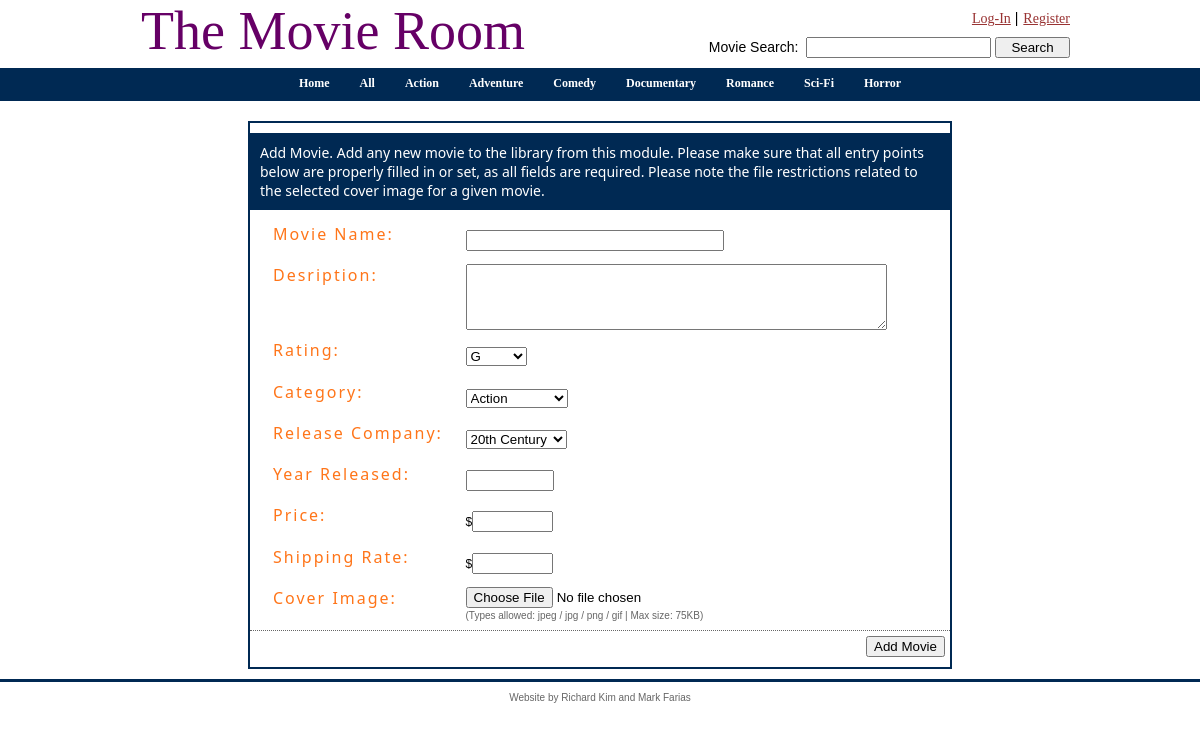
The app's page /project/add_movie.php with its own data.
### project/add_movie.php (the view, shortened to what this page needs)
<?php
	include 'templates/header.php';
	$selectcategoriesquery = "SELECT * FROM Categories";
	$selectratingsquery = "SELECT * FROM MovieRatings";
	$selectrelcompanies = "SELECT * FROM ReleaseCompanies";
?>
	<form enctype="multipart/form-data" method="post" action="store_movie.php">
		<div id="dialog_entry" class="center" style="width: 700px">
			<div class="row_solid_background">
				<p class="font_label view">
					Add Movie. Add any new movie to the library from this module. Please make sure that all entry points below are properly filled in or set, as all fields
					are required. Please note the file restrictions related to the selected cover image for a given movie.
				</p>
			</div>
			<div style="margin-top: 5px;" class="border_grey center">
				<div style="width: 660px" class="center">
					<table cellspacing="0" cellpadding="3" width="100%">
						<tr>
							<td><h2>Movie Name:</h2></td><td><input type="text" maxlength="50" class="column_field_large" name="MovieName" /></td>
						</tr>
						<tr>
							<td valign="top"><h2>Desription:</h2></td><td><textarea rows="4" cols="50" name="Description"></textarea></td>
						</tr>
						<tr>
							<td><h2>Rating:</h2></td>
							<td>
								<select name="Rating">
								<?php
									$option = "";
									$ratings = mysqli_query($connection, $selectratingsquery);
									while($rating = mysqli_fetch_assoc($ratings)) {
										$option .= '<option value="' . $rating["RatingId"] . '">' . $rating["RatingName"] . '</option>';
									}
									echo $option;
								?>
								</select>
							</td>
						</tr>
						<tr>
							<td><h2>Category:</h2></td>
							<td>
								<select name="Category">
								<?php
									$option = "";
									$categories = mysqli_query($connection, $selectcategoriesquery);
									while($category = mysqli_fetch_assoc($categories)) {
										$option .= '<option value="' . $category['CategoryId'] . '">' . $category['CategoryName'] . '</option>';
									}
									echo $option;
								?>
								</select>
							</td>
						</tr>
						<tr>
							<td><h2>Release Company:</h2></td>
							<td>
								<select name="ReleaseCompany">
								<?php
									$option = "";
									$relcompanies = mysqli_query($connection, $selectrelcompanies);
									while($relcompany = mysqli_fetch_assoc($relcompanies)) {
										$option .= '<option value="' . $relcompany['CompanyId'] . '">' . $relcompany['CompanyName'] . '</option>';
									}
									echo $option;
								?>
								</select>
							</td>
						</tr>
						<tr>
							<td><h2>Year Released:</h2></td><td><input type="text" name="ReleaseYear" maxlength="4" class="column_field_small" /></td>
						</tr>
						<tr>
							<td><h2>Price:</h2></td><td>$<input type="text" name="Price" maxlength="5" size="7" /></td>
						</tr>
						<tr>
							<td><h2>Shipping Rate:</h2></td><td>$<input type="text" name="Shipping" maxlength="5" size="7" /></td>
						</tr>
						<tr>
							<td valign="top"><h2>Cover Image:</h2></td>
							<td>
								<input name="CoverImage" type="file" /><br />
								<span class="font_disclaimer">(Types allowed: jpeg / jpg / png / gif | Max size: 75KB)</span>
							</td>
						</tr>
					</table>
				</div>
			</div>
			<div style="margin-top: 5px; text-align:right; width: 100%; padding-bottom: 10px">
				<div class="float_right" style="margin-right: 5px">
					<input type="submit" value="Add Movie" />
				</div>
			</div>
		</div>
	</form>
<?php
	include 'templates/footer.php';
?>

### project/templates/header.php (shortened to what this page needs)
<!DOCTYPE html PUBLIC "-//W3C//DTD XHTML 1.0 Strict//EN" "http://www.w3.org/TR/xhtml1/DTD/xhtml1-strict.dtd">
<?php
	$connection = @mysqli_connect("helios.ite.gmu.edu", "mfarias", "GoldRush?49", "mfarias");
?>
<html xmlns="http://www.w3.org/1999/xhtml">
	<head>
		<link rel="stylesheet" href="./css/style.css" type="text/css" />
	</head>
	<body>
		<div id="header_outer">
			<div id="header_inner">
				<?php
					$links = "";
					if (empty($_SESSION[SESSION_USER])) {
						$links .= '<p><a class="header_link" href="login.php">Log-In</a>&nbsp;|';
						$links .= '<a class="header_link" href="register.php">Register</a></p>';
					}
					else {
						$links .= '<p><span class="username">Welcome, '.$_SESSION[SESSION_USERS_NAME]. '</span>&nbsp;|';
						$links .= '<a class="header_link" href="logout.php">Log-Out</a>&nbsp;|';
						$links .= '<a class="header_link" href="accountinfo.php">Account</a></p>';
					}
				?>
				<div>
					<div id="title">
						<h3>The Movie Room</h3>
					</div>
					<div id="linksandsearch">
						<div>
							<?php
								echo $links;
							?>
						</div>
						<div>
							<form method="get" action="search.php">
								<p>Movie Search:&nbsp;
								<input type="text" name="search" <?php if (!empty($_GET[PARAM_SEARCH])) { echo 'value="'.$_GET[PARAM_SEARCH].'"'; } ?>/>
								<input class="button" type="submit" value="Search" /></p>
							</form>
						</div>
					</div>
				</div>
			</div>
		</div>
		<div id="menu_outer">
			<div id="menu_inner">
				<ul>
					<?php
						echo '<li><a href="index.php">Home</a></li>'.PHP_EOL;
						if(!empty($_GET[PARAM_GENRE]) && ($_GET[PARAM_GENRE] == "a")) {
							echo '<li class="active"><a href="index.php&#63;genre&#61;a">All</a></li>'.PHP_EOL;
						}
						else {
							echo '<li><a href="index.php&#63;genre&#61;a">All</a></li>'.PHP_EOL;
						}
						$menu = "";
						$categories = mysqli_query($connection, "SELECT * FROM Categories");
						while($category = mysqli_fetch_row($categories)) {
							if(!empty($_GET[PARAM_GENRE]) && ($_GET[PARAM_GENRE] == $category[CATEGORIES_ID])) {
								$menu .= '<li class="active"><a href="index.php&#63;genre&#61;' . $category[CATEGORIES_ID] . '">' . $category[CATEGORIES_NAME] . '</a></li>'.PHP_EOL;
							}
							else {
								$menu .= '<li><a href="index.php&#63;genre&#61;' . $category[CATEGORIES_ID] . '">' . $category[CATEGORIES_NAME] . '</a></li>'.PHP_EOL;
							}
						}
						echo $menu;
					?>
				</ul>
			</div>
		</div>
		<div id="content_outer">
			<div id="content_inner">

### project/templates/footer.php (shortened to what this page needs)
			</div>
		</div>
		<div id="footer">
			<p class="font_disclaimer">Website by Richard Kim and Mark Farias</p>
		</div>
	</body>
</html>

### project/css/style.css (style rules this page uses)
body { background-color: #fff; color: black; font-family: sans-serif; font-size: 12px; height: 100%; margin: 0px; }
h2 { font-family: 'Segoe UI', Verdana; font-size: 16px; font-weight: normal; color: #FF7519; letter-spacing: 2px; margin-top: 0px; }
h3 { font-family: 'Segoe UI Light', Verdana; font-size: 54px; font-weight: normal; color: #660066; margin: 0px !important; padding: 0px !important; }
a:link, a:active, a:visited { font-family: Verdana; text-decoration: underline; color: #993333; }
p { font-size: 14px; margin-top: 10px; margin-bottom: 10px; }
.button { width: 75px; }
.border_grey { border-bottom-style: dotted; border-bottom-width: 1px; border-bottom-color: #666666; padding-bottom: 5px; }
.center { margin-left: auto; margin-right: auto; }
.column_field_small { width: 80px; }
.column_field_large { width: 250px; }
.float_right { float: right; }
.font_disclaimer { font-size: 10px; color: #666666; }
.font_label { font-family: 'Segoe UI', Verdana; }
.header_link { padding-left: 5px; }
.row_solid_background { background-color: #002953; color: #ffffff; width: 100%; }
.view { padding: 10px; }
#content_outer { background-color: white; margin-top: 4px; height: 100%; width: 100%; border-bottom-style: solid; border-bottom-width: 3px; border-bottom-color: #002953; }
#content_inner { width: 950px; margin-left: auto; margin-right: auto; padding-bottom: 10px; }
#dialog_entry { border-style: solid; border-width: 2px; border-color: #002953; }
#footer { width: 100%; text-align: center; }
#header_outer { width: 100%; text-align: right; }
#header_inner { margin-left: auto; margin-right: auto; width: 950px; }
#menu_outer { background-color: #002953; width: 100%; }
#menu_inner { margin-left: auto; margin-right: auto; text-align: center; }
#linksandsearch { float: right; margin-right: 5px; margin-top: 0px; }
#title { float: left; width: 400px; }
#menu_inner ul { background-color: #002953; display: inline-block; font-size: 12px; font-weight: bold; height: 30px; width: auto; list-style-type: none; margin:0; padding:0; position: relative; text-align: center; }
#menu_inner li { display: block; float: left; margin: 0; padding: 0; }
#menu_inner li a { display: block; float: left; font-weight: bold; color: white; text-decoration: none; padding: 8px 15px 0 15px; }

### records on screen
categories: CategoryName "Action"
categories: CategoryName "Adventure"
categories: CategoryName "Comedy"
categories: CategoryName "Documentary"
categories: CategoryName "Romance"
categories: CategoryName "Sci-Fi"
categories: CategoryName "Horror"

### other values on screen
form field Rating "G"
form field Category "Action"
form field ReleaseCompany "20th Century"
